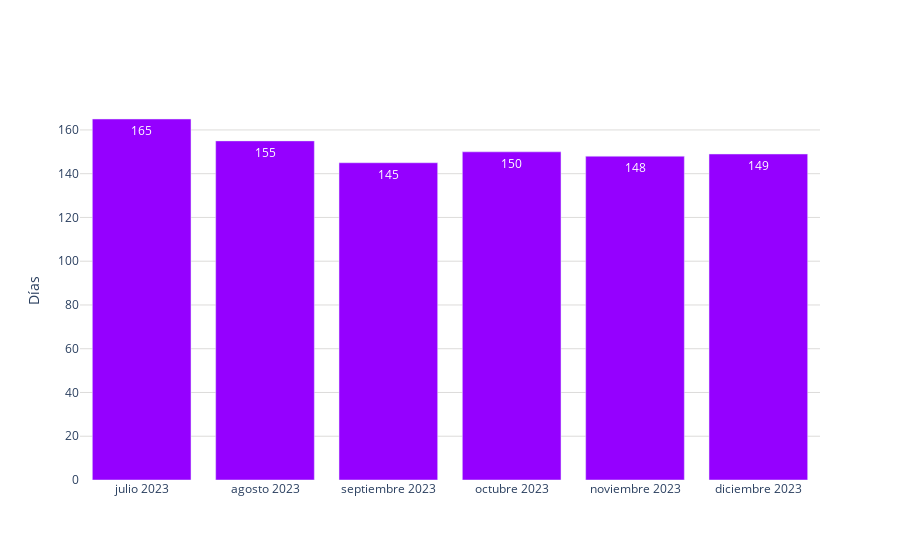

The cell this chart's notebook holds for it:
### Code cell
# Obtener los datos
dias = stock_proyeccion_dias_pachuca['Dias']
meses = stock_proyeccion_dias_pachuca['Mes']
values = dias
labels = meses

fig = go.Figure()
fig.add_trace(go.Bar(
    x=labels, 
    y=values, 
    marker_color='#9500ff',
    text=values,  # Texto que se mostrará en las barras 
    textposition='inside',  # Posición del texto (puede ser 'inside' o 'outside')
))
fig.update_layout(
    #title='Forecast días en stock',
    #xaxis=dict(title='Mes'),  # Título del eje x
    yaxis=dict(
        title='Días', # Título del eje y
        gridcolor='#dddcda', # Color de las líneas que dividen los rangos del eje Y
         gridwidth=1,
    ),  
    plot_bgcolor='rgba(0,0,0,0)',  # Color de fondo del gráfico
)
# Exportar gráfica como archivo HTML
def guardar_grafico_como_html(fig, nombre_archivo, carpeta='graficas'):
    # Crear la carpeta si no existe
    if not os.path.exists(carpeta):
        os.makedirs(carpeta)
    
    # Gráfica como archivo HTML en la carpeta especificada
    pio.write_html(fig, f'{carpeta}/{nombre_archivo}.html')

# Exportar
guardar_grafico_como_html(fig, 'g_scatt_stockXdias_pachuca', carpeta='graficas')
fig.show()

### Figure 1 — Plotly figure (JSON) as saved in the notebook; plotly's stock layout.template omitted (floating-point values rounded to 4 significant figures)
{"data": [{"marker": {"color": "#9500ff"}, "text": [165, 155, 145, 150, 148, 149], "textposition": "inside", "type": "bar", "x": ["julio 2023", "agosto 2023", "septiembre 2023", "octubre 2023", "noviembre 2023", "diciembre 2023"], "y": [165, 155, 145, 150, 148, 149]}], "layout": {"plot_bgcolor": "rgba(0,0,0,0)", "yaxis": {"gridcolor": "#dddcda", "gridwidth": 1, "title": {"text": "Días"}}}}
